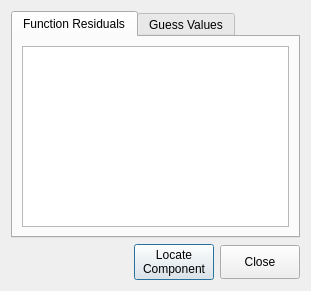
<?xml version="1.0" encoding="UTF-8"?>
<ui version="4.0">
 <class>calcDetailDialog</class>
 <widget class="QDialog" name="calcDetailDialog">
  <property name="geometry">
   <rect>
    <x>0</x>
    <y>0</y>
    <width>311</width>
    <height>291</height>
   </rect>
  </property>
  <property name="windowTitle">
   <string>Dialog</string>
  </property>
  <layout class="QVBoxLayout" name="verticalLayout_3">
   <item>
    <widget class="QTabWidget" name="tabWidget">
     <property name="currentIndex">
      <number>0</number>
     </property>
     <widget class="QWidget" name="tab">
      <attribute name="title">
       <string>Function Residuals</string>
      </attribute>
      <layout class="QVBoxLayout" name="verticalLayout">
       <item>
        <widget class="QTableWidget" name="funTable"/>
       </item>
      </layout>
     </widget>
     <widget class="QWidget" name="tab_2">
      <attribute name="title">
       <string>Guess Values</string>
      </attribute>
      <layout class="QVBoxLayout" name="verticalLayout_2">
       <item>
        <widget class="QTableWidget" name="varTable"/>
       </item>
      </layout>
     </widget>
    </widget>
   </item>
   <item>
    <layout class="QHBoxLayout" name="horizontalLayout">
     <item>
      <spacer name="horizontalSpacer">
       <property name="orientation">
        <enum>Qt::Horizontal</enum>
       </property>
       <property name="sizeHint" stdset="0">
        <size>
         <width>40</width>
         <height>20</height>
        </size>
       </property>
      </spacer>
     </item>
     <item>
      <widget class="QPushButton" name="jumpButton">
       <property name="text">
        <string>Locate
Component</string>
       </property>
      </widget>
     </item>
     <item>
      <widget class="QPushButton" name="closeButton">
       <property name="minimumSize">
        <size>
         <width>0</width>
         <height>34</height>
        </size>
       </property>
       <property name="text">
        <string>Close</string>
       </property>
      </widget>
     </item>
    </layout>
   </item>
  </layout>
 </widget>
 <tabstops>
  <tabstop>jumpButton</tabstop>
  <tabstop>closeButton</tabstop>
  <tabstop>tabWidget</tabstop>
  <tabstop>funTable</tabstop>
  <tabstop>varTable</tabstop>
 </tabstops>
 <resources/>
 <connections/>
</ui>
